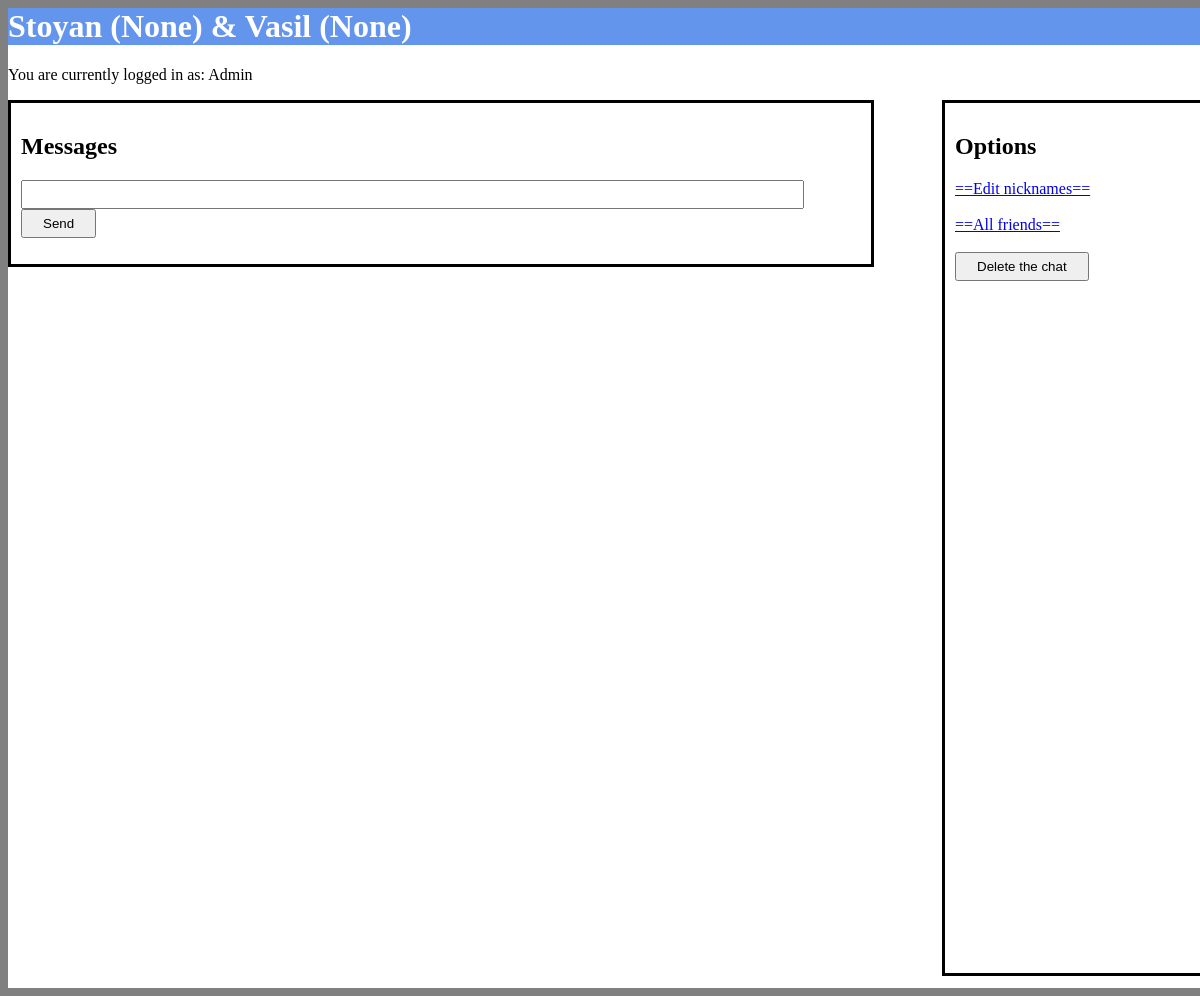
The app's page /friends/3, older data.
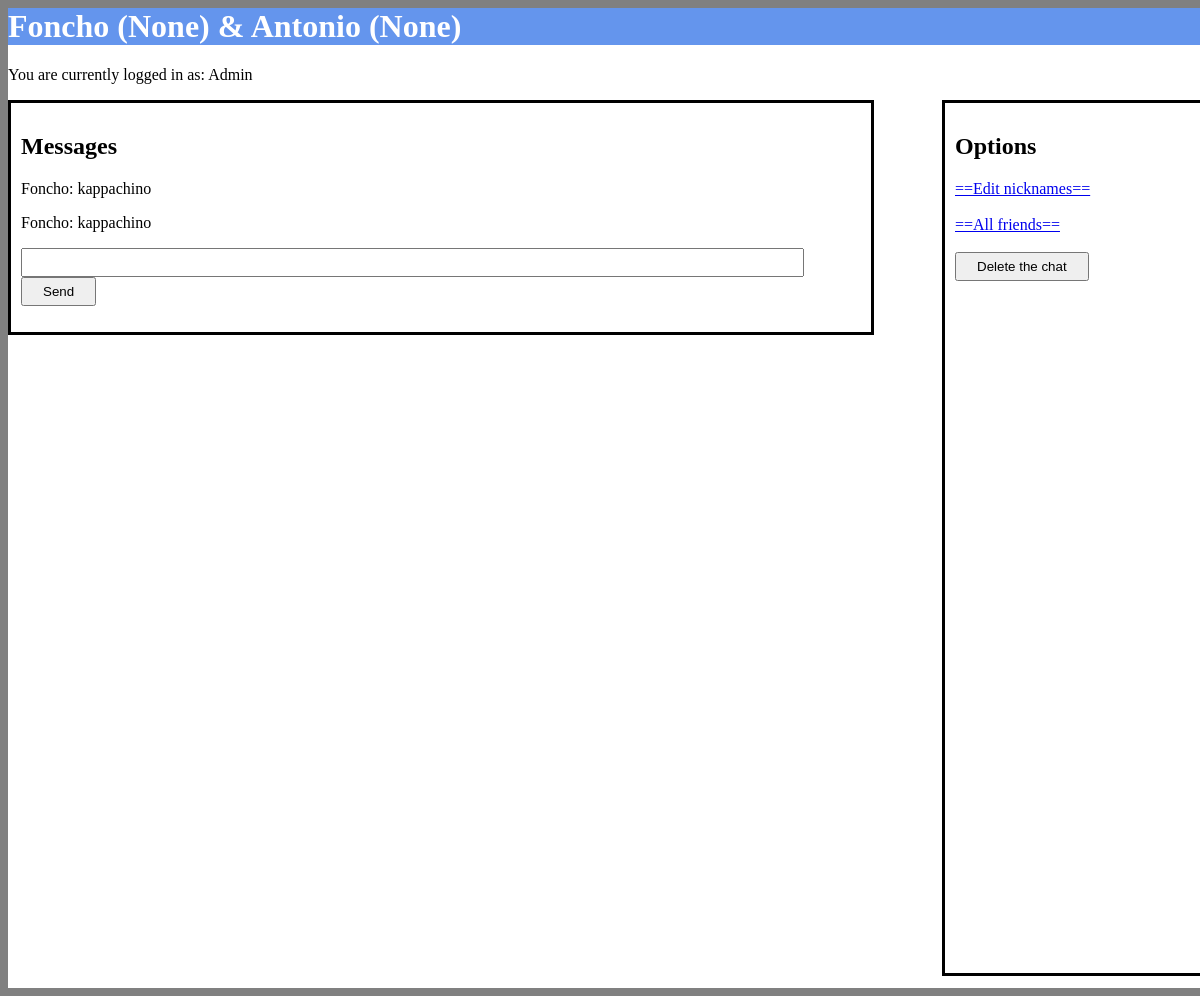
The same page, newer data.
### tables this page shows
CREATE TABLE Friendships
    (
        friendship_id INTEGER PRIMARY KEY AUTOINCREMENT,
        sender_name TEXT,
        friend_name TEXT,
        nickname_1 TEXT,
        nickname_2 TEXT
    );

CREATE TABLE Messages
    (
        message_id INTEGER PRIMARY KEY AUTOINCREMENT,
        friendship_id INTEGER,
        sent_by_id TEXT,
        content TEXT
    );

### app.py (the view)
@app.route('/friends/<int:friendship_id>')
def show_chat(friendship_id):
    friendship = Friendship.find(friendship_id)
    return render_template('friend.html', messages=Message.all_with(friendship.friendship_id), friendship=friendship, my_name=my_name)

### database.py (called while the page is built)
    def __enter__(self):
        self.conn = sqlite3.connect(DB_NAME)
        return self.conn.cursor()

    def __exit__(self, type, value, traceback):
        self.conn.commit()

### friendship.py (called while the page is built)
    @staticmethod
    def find(friendship_id):
        with DB() as db:
            row = db.execute('SELECT * FROM Friendships WHERE friendship_id = ?', (friendship_id,)).fetchone()
            if row is None:
                return
            return Friendship(*row)

### message.py (called while the page is built)
    @staticmethod
    def all_with(friendship_id):
        with DB() as db:
            rows = db.execute('SELECT * FROM Messages WHERE friendship_id = ?', (friendship_id,)).fetchall()
            return [Message(*row) for row in rows]

### templates/friend.html (shortened to what this page needs)
<html>
    <head>
        <link rel="stylesheet" type="text/css" href="{{ url_for('static', filename='friend.css') }}">
    </head>
    <body>
        <div id="container">
            <div id="header">
                <h1>{{ friendship.sender_name }} ({{ friendship.nickname_1 }}) & {{ friendship.friend_name }} ({{ friendship.nickname_2 }})</h1>
            </div>
            <p>You are currently logged in as: {{my_name}}</p>
            <div id="mess">
                <div id="messages">
                    <h2>Messages</h2>
                    {% for message in messages %}
                    <p>{{ message.sent_by_id }}: {{message.content}}</p>
                    {% endfor %}
                    <div id="send">
                        <form action=/message/new method="post">
                            <input type="text" name="message">
                            <button type="submit">Send</button>
                        </form>
                    </div>
                </div>
                <div id="options">
                    <h2>Options</h2>
                    <a href="/friends/{{ friendship.friendship_id }}/edit">==Edit nicknames==</a><br><br>
                    <a href="/friends">==All friends==</a><br><br>
                    <form action="/friends/{{friendship.friendship_id}}/delete" method="post">
                        <button type="submit">Delete the chat</button><br><br>
                        <br><br><br><br><br><br><br><br><br><br><br><br><br><br><br><br><br><br><br><br><br><br><br><br><br><br><br><br><br><br><br><br><br><br><br><br>
                    </form>
                </div>
            </div>
        </div>
    </body>
</html>

### static/friend.css (style rules this page uses)
body { background-color: gray; }
#container { background-color: white; width: 100vw; height: 980px; margin-left: auto; margin-right: auto; }
#header { background-color: cornflowerblue; color: white; }
#messages { padding: 10px 10px; border: 3px solid black; width: 70vw; float: left; }
#send { width: 60vw; float: bottom; clear: both; }
#options { padding: 10px 10px ; border: 3px solid black; width: 20vw; float: right; }
#mess { clear: both; }
input { text-align-all: left; padding-right: 50vw; padding-bottom:5px; padding-top: 5px; }
p { float: bottom; }
button { padding: 5px 20px; }

Row changes from the older to the newer data that the page shows:
changed Friendships: sender_name "Stoyan" → "Foncho"; friend_name "Vasil" → "Antonio"
now on this page (row edited): Messages: sent_by_id "Foncho", content "kappachino"
added Messages: sent_by_id "Foncho", content "kappachino"
